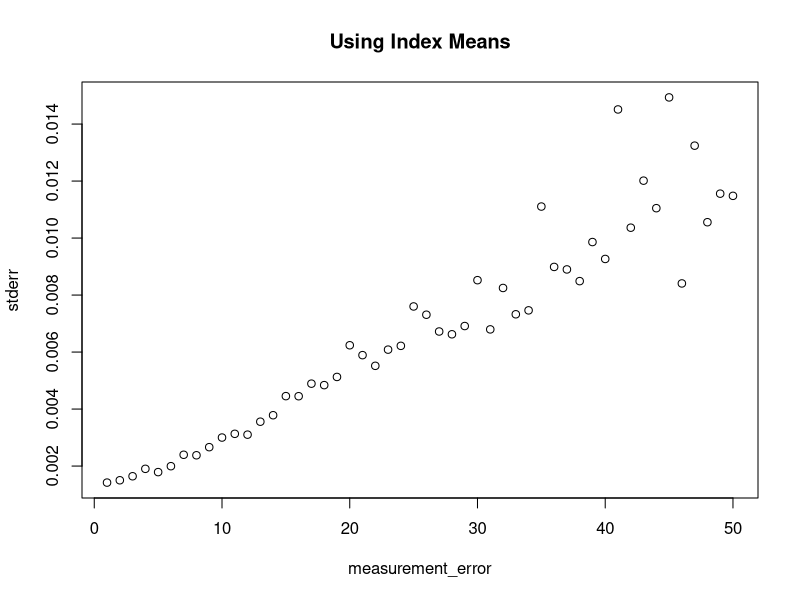
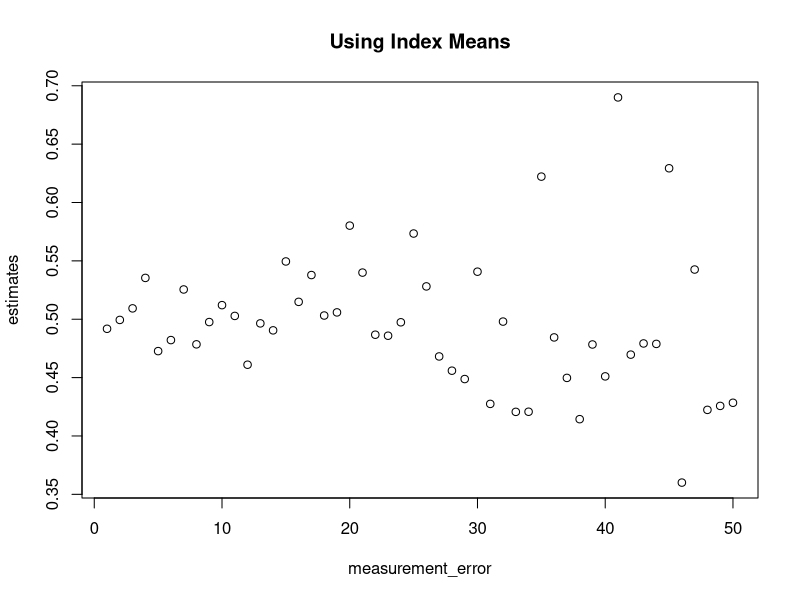
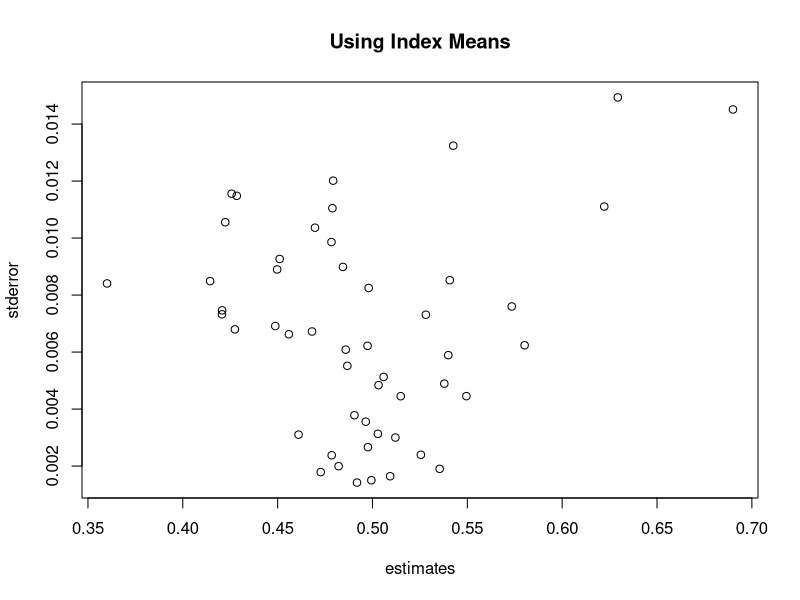
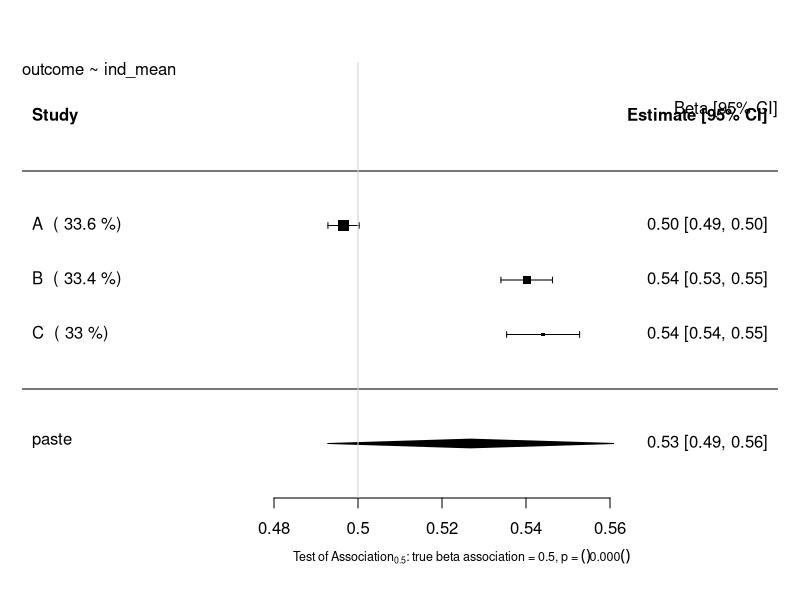
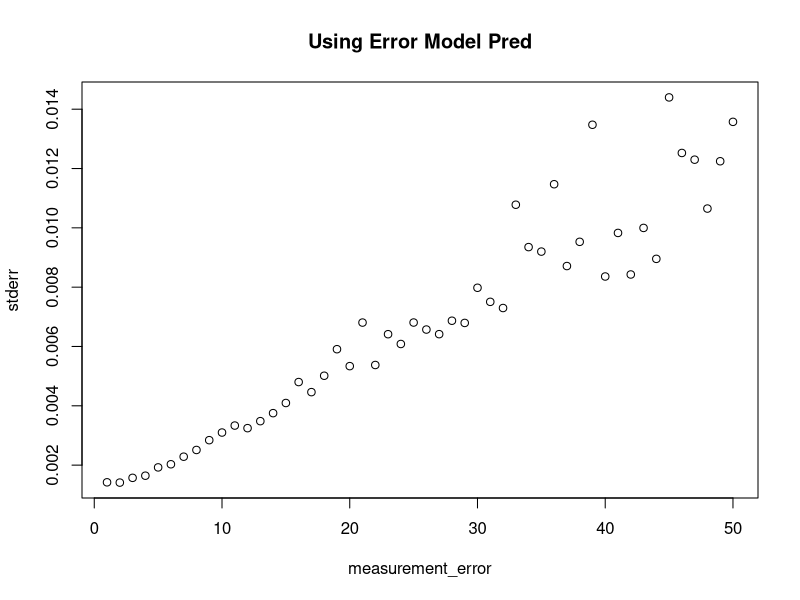
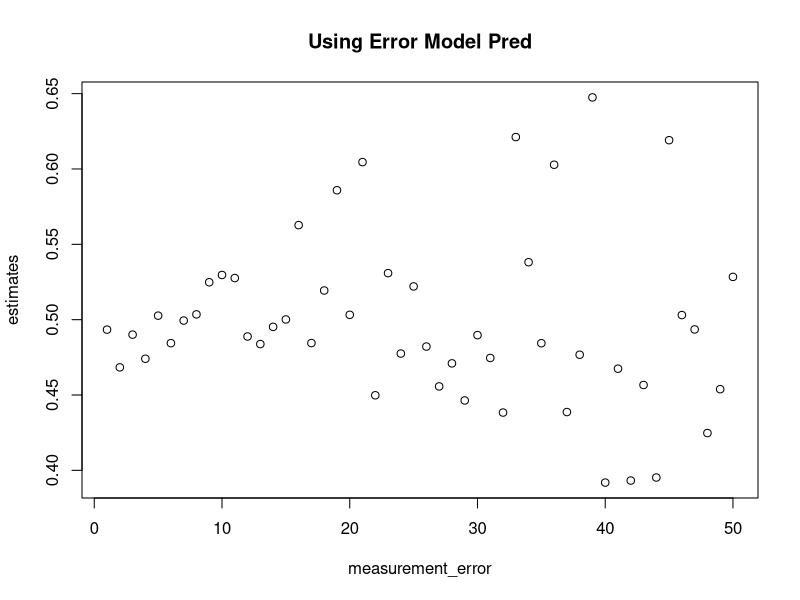
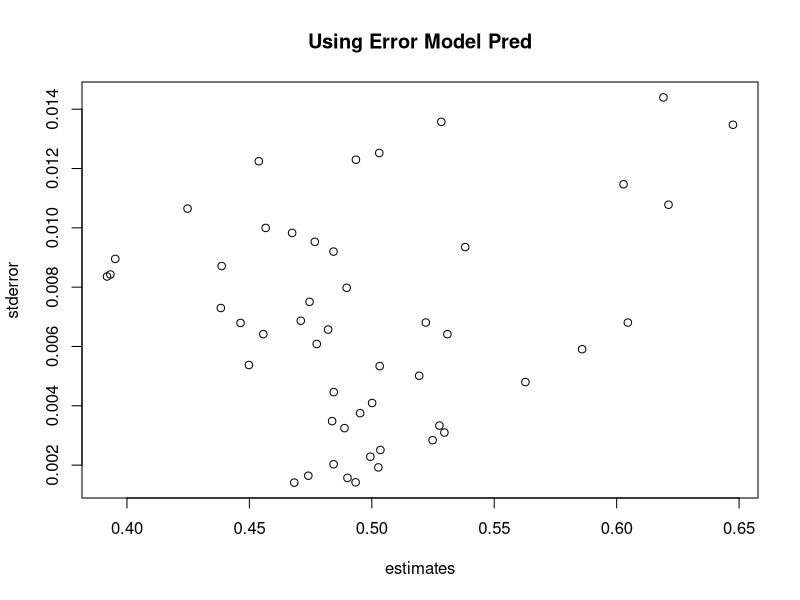
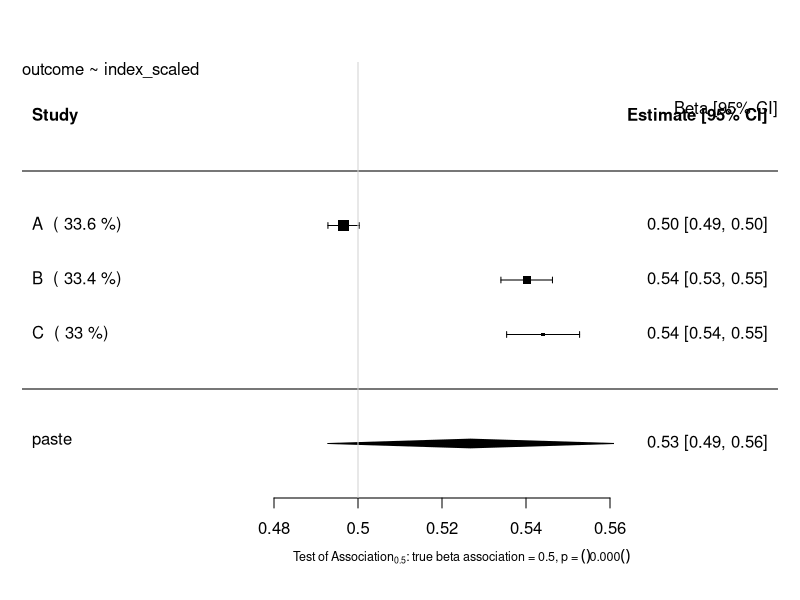

Reproduce these figures in R, in order. (Note: this script raises an error after producing the figures.)
# Investigation into Data Agreement as Weighting System
## Author: Paul Scherer
##         Tom Bishop
## Institute: University of Cambridge MRC Epidemiology Unit 
## Date: 4.09.2017

# Set up the Data
library(ggplot2)
library(reshape2)
library(parallel)
library(stats)
library(metafor)

# Set save point for the plots
setwd("U:/workspace/paee_harmonisation/Reweighting/plots")

# Raw Data Set Properties
trueBeta = 0.5
constant = 20

study_size = 20000
raw_mean = 40
raw_stdev = 15

# Simple creation of the raw data and the related outcome without error
raw_data = data.frame(gold = rnorm(n = study_size, mean = raw_mean, sd = raw_stdev))
raw_data$outcome = (trueBeta*raw_data$gold) + constant

###############################################################################
########################### Functions #########################################
###############################################################################
createStudyData <- function(raw_data, measurement_error, number_of_indices){
    exposure_error = rnorm(n = study_size, mean = 0, sd = measurement_error)
    raw_data$exposure_measured = raw_data$gold + exposure_error
    raw_data$index = cut_number(x = raw_data$exposure_measured,n = number_of_indices, labels =FALSE)
    raw_data$index = as.factor(raw_data$index)
    raw_data = raw_data[with(raw_data, order(index)),]
    return(raw_data)
}

createValidationData <- function(val_size, measurement_error, number_of_indices) {
    validation_data = data.frame(gold =  rnorm(n = val_size, mean = raw_mean, sd = raw_stdev))
    exposure_error = rnorm(n = val_size, mean = 0, sd = measurement_error)
    validation_data$exposure_measured = validation_data$gold + exposure_error
    validation_data$index = cut_number(x = validation_data$exposure_measured,n = number_of_indices, labels =FALSE)
    validation_data$index = as.factor(validation_data$index)
    return (validation_data)
}

createMeansList <- function(data, number_of_indices) {
    meansList = vector(mode="list", length = number_of_indices)
    for (i in 1:number_of_indices) {
        meansList[i] = mean(unname(unlist((split(x=data$gold, f= as.factor(data$index)))[i])))
    }
    return(meansList)
}



#######################################################################################
######################## Before Any Changes to the Process (MEANS) ####################
#######################################################################################
# General Parameters
numLevels = 4
validation_size = 400
upperbound = 50
## Graphing Standard Error as a function of Measurement Error
std_error = vector("numeric", length = upperbound)
estimates_graph = vector("numeric", length = upperbound)
for (measurement_error_counter in 1:upperbound) {
    studyData_graph = createStudyData(raw_data = raw_data, measurement_error = measurement_error_counter, number_of_indices = numLevels)
    validation_data_graph = createValidationData(val_size = validation_size, measurement_error = measurement_error_counter, number_of_indices = numLevels )
    validation_means_graph = createMeansList(validation_data_graph, numLevels)

    studyData_graph$ind_mean <- unlist(lapply(X=studyData_graph$index, FUN=function(index_val){
        output =  validation_means_graph[index_val]
    }))
    lm_graph <- lm(formula=outcome~ind_mean, data=studyData_graph)
    estimate_graph = lm_graph$coefficients["ind_mean"]
    stdError_graph = summary(lm_graph)$coefficients["ind_mean","Std. Error"]

    estimates_graph[measurement_error_counter] = estimate_graph
    std_error[measurement_error_counter] = stdError_graph

}
plot(x = (1:upperbound), y = std_error, xlab = "measurement_error", ylab = "stderr", main = "Using Index Means")
plot(x = (1:upperbound), y = estimates_graph, xlab = "measurement_error", ylab = "estimates", main = "Using Index Means")
plot(x = estimates_graph, y = std_error, xlab = "estimates", ylab = "stderror", main = "Using Index Means")


# Study A
measureError_A = 5
studyData_A = createStudyData(raw_data = raw_data, measurement_error = measureError_A, number_of_indices = numLevels)
validation_data_A = createValidationData(val_size = validation_size, measurement_error = measureError_A, number_of_indices = numLevels )
validation_means_A = createMeansList(validation_data_A, numLevels)

# Study B
measureError_B = 10
studyData_B = createStudyData(raw_data = raw_data, measurement_error = measureError_B, number_of_indices = numLevels)
validation_data_B = createValidationData(val_size = validation_size, measurement_error = measureError_B, number_of_indices = numLevels )
validation_means_B = createMeansList(validation_data_B, numLevels)

# Study C
measureError_C = 15
studyData_C = createStudyData(raw_data = raw_data, measurement_error = measureError_C, number_of_indices = numLevels)
validation_data_C = createValidationData(val_size = validation_size, measurement_error = measureError_C, number_of_indices = numLevels )
validation_means_C = createMeansList(validation_data_C, numLevels)

## Transformation and Regression using Index Means
# Study A
studyData_A$ind_mean <- unlist(lapply(X=studyData_A$index, FUN=function(index_val){
    output =  validation_means_A[index_val]
}))
lm_A <- lm(formula=outcome~ind_mean, data=studyData_A)
estimate_A = lm_A$coefficients["ind_mean"]
stdError_A = summary(lm_A)$coefficients["ind_mean","Std. Error"]

# Study B
studyData_B$ind_mean <- unlist(lapply(X=studyData_B$index, FUN=function(index_val){
    output =  validation_means_B[index_val]
}))
lm_B <- lm(formula=outcome~ind_mean, data=studyData_B)
estimate_B = lm_B$coefficients["ind_mean"]
stdError_B = summary(lm_B)$coefficients["ind_mean","Std. Error"]

# Study C
studyData_C$ind_mean <- unlist(lapply(X=studyData_C$index, FUN=function(index_val){
    output =  validation_means_C[index_val]
}))
lm_C <- lm(formula=outcome~ind_mean, data=studyData_C)
estimate_C = lm_C$coefficients["ind_mean"]
stdError_C = summary(lm_C)$coefficients["ind_mean","Std. Error"]

## Random Effects Model Forest Plot Before Reweighting
estimates = c(estimate_A, estimate_B, estimate_C)
stand_errs = c(stdError_A, stdError_B, stdError_C)
labels = c("A","B","C")
res <- rma(yi = estimates, sei = stand_errs, method='DL', slab = labels)
weights_res <- weights.rma.uni(res)

# Forest Plot
res$slab <- paste(res$slab, " (", round(weights.rma.uni(res),digits=1), "%)")
fmla = as.formula(outcome~ind_mean)
forest(res, mlab=bquote(paste('Overall (I'^2*' = ', .(round(res$I2)),'%, p = ',
    .(sprintf("%.3f", round(res$QEp,3))),')')),
xlab=bquote(paste('Test of Association'[0.5]*': true beta association = 0.5, p = ',
    .(sprintf("%.3f", round(res$pval,3))))), cex=1, cex.lab=0.75, cex.axis=1)
usr <- par("usr")
text(usr[2], usr[4], "Beta [95% CI]", adj = c(1, 4),cex=1)
text(usr[1], usr[4], paste0(gsub(paste0("Study Data","\\$"),"", deparse(fmla)),collapse="\n"), adj = c( 0, 1 ),cex=1, main = "Using Index Means")
abline(v = 0.5, col = "lightgray")






#######################################################################################
######################## Using Error Model Esque Scale it to Gold #####################
#######################################################################################
# Obviously the same as the means.

numLevels = 4
validation_size = 400

## Plotting Bit
## Graphing Standard Error as a function of Measurement Error
std_error = vector("numeric", length = upperbound)
estimates_graph = vector("numeric", length = upperbound)
for (measurement_error_counter in 1:upperbound) {
    studyData_graph = createStudyData(raw_data = raw_data, measurement_error = measurement_error_counter, number_of_indices = numLevels)
    validation_data_graph = createValidationData(val_size = validation_size, measurement_error = measurement_error_counter, number_of_indices = numLevels )

    # Find Error Model
    index_transformation = as.formula(gold ~ index)
    lambda_lm_graph <- lm(formula=index_transformation, data=validation_data_graph)
    new = data.frame(index = studyData_graph$index)
    studyData_graph$index_scaled = predict(lambda_lm_graph, newdata = new)

    # Use Error Model to Scale Index to Gold
    lm_graph <- lm(formula=outcome~index_scaled, data=studyData_graph)
    estimate_graph = lm_graph$coefficients["index_scaled"]
    stdError_graph = summary(lm_graph)$coefficients["index_scaled","Std. Error"]

    estimates_graph[measurement_error_counter] = estimate_graph
    std_error[measurement_error_counter] = stdError_graph
}
plot(x = (1:upperbound), y = std_error, xlab = "measurement_error", ylab = "stderr", main = "Using Error Model Pred")
plot(x = (1:upperbound), y = estimates_graph, xlab = "measurement_error", ylab = "estimates", main = "Using Error Model Pred")
plot(x = estimates_graph, y = std_error, xlab = "estimates", ylab = "stderror", main = "Using Error Model Pred")



# # Study A
# measureError_A = 5
# studyData_A = createStudyData(raw_data = raw_data, measurement_error = measureError_A, number_of_indices = numLevels)
# validation_data_A = createValidationData(val_size = validation_size, measurement_error = measureError_A, number_of_indices = numLevels )
# validation_means_A = createMeansList(validation_data_A, numLevels)

# # Study B
# measureError_B = 10
# studyData_B = createStudyData(raw_data = raw_data, measurement_error = measureError_B, number_of_indices = numLevels)
# validation_data_B = createValidationData(val_size = validation_size, measurement_error = measureError_B, number_of_indices = numLevels )
# validation_means_B = createMeansList(validation_data_B, numLevels)

# # Study C
# measureError_C = 60
# studyData_C = createStudyData(raw_data = raw_data, measurement_error = measureError_C, number_of_indices = numLevels)
# validation_data_C = createValidationData(val_size = validation_size, measurement_error = measureError_C, number_of_indices = numLevels )
# validation_means_C = createMeansList(validation_data_C, numLevels)


## Transformation of Indexes to Gold Scale
index_transformation = as.formula(gold ~ index)
# Study A
lambda_lm_A <- lm(formula=index_transformation, data=validation_data_A)
new = data.frame(index = studyData_A$index)
studyData_A$index_scaled = predict(lambda_lm_A, newdata = new)

studyData_A$ind_mean <- unlist(lapply(X=studyData_A$index, FUN=function(index_val){
    output =  validation_means_A[index_val]
}))

# Study B
lambda_lm_B <- lm(formula=index_transformation, data=validation_data_B)
new = data.frame(index = studyData_B$index)
studyData_B$index_scaled = predict(lambda_lm_B, newdata = new)

studyData_B$ind_mean <- unlist(lapply(X=studyData_B$index, FUN=function(index_val){
    output =  validation_means_B[index_val]
}))

# Study C
lambda_lm_C <- lm(formula=index_transformation, data=validation_data_C)
new = data.frame(index = studyData_C$index)
studyData_C$index_scaled = predict(lambda_lm_C, newdata = new)

studyData_C$ind_mean <- unlist(lapply(X=studyData_C$index, FUN=function(index_val){
    output =  validation_means_C[index_val]
}))


# Study A
lm_A <- lm(formula=outcome~index_scaled, data=studyData_A)
estimate_A = lm_A$coefficients["index_scaled"]
stdError_A = summary(lm_A)$coefficients["index_scaled","Std. Error"]

# Study B
lm_B <- lm(formula=outcome~index_scaled, data=studyData_B)
estimate_B = lm_B$coefficients["index_scaled"]
stdError_B = summary(lm_B)$coefficients["index_scaled","Std. Error"]

# Study C
lm_C <- lm(formula=outcome~index_scaled, data=studyData_C)
estimate_C = lm_C$coefficients["index_scaled"]
stdError_C = summary(lm_C)$coefficients["index_scaled","Std. Error"]

## Random Effects Model Forest Plot Before Reweighting
estimates = c(estimate_A, estimate_B, estimate_C)
stand_errs = c(stdError_A, stdError_B, stdError_C)
labels = c("A","B","C")
res <- rma(yi = estimates, sei = stand_errs, method='DL', slab = labels)
weights_res <- weights.rma.uni(res)

# Forest Plot
res$slab <- paste(res$slab, " (", round(weights.rma.uni(res),digits=1), "%)")
fmla = as.formula(outcome~index_scaled)
forest(res, mlab=bquote(paste('Overall (I'^2*' = ', .(round(res$I2)),'%, p = ',
    .(sprintf("%.3f", round(res$QEp,3))),')')),
xlab=bquote(paste('Test of Association'[0.5]*': true beta association = 0.5, p = ',
    .(sprintf("%.3f", round(res$pval,3))))), cex=1, cex.lab=0.75, cex.axis=1)
usr <- par("usr")
text(usr[2], usr[4], "Beta [95% CI]", adj = c(1, 4),cex=1)
text(usr[1], usr[4], paste0(gsub(paste0("Study Data","\\$"),"", deparse(fmla)),collapse="\n"), adj = c( 0, 1 ),cex=1, main = "Using Error Model of Gold~Index")
abline(v = 0.5, col = "lightgray")



# plot(x = studyData_A$outcome, y = studyData_A$ind_mean, xlab = "outcome", ylab = "indexGolded", main = "Comparing Means and Pred A", col = "red")
# points(x = studyData_A$outcome, y = studyData_A$index_scaled, col = "green")

# plot(x = studyData_B$outcome, y = studyData_B$ind_mean, xlab = "outcome", ylab = "indexGolded", main = "Comparing Means and Pred B", col = "red")
# points(x = studyData_B$outcome, y = studyData_B$index_scaled, col = "green")

# plot(x = studyData_C$outcome, y = studyData_C$ind_mean, xlab = "outcome", ylab = "indexGolded", main = "Comparing Means and Pred C", col = "red")
# points(x = studyData_C$outcome, y = studyData_C$index_scaled, col = "green")

#######################################################################################
######################## Using Index Means Esque Scale it to Gold #####################
############################## Also Regression Calibration ############################
#######################################################################################
# Obviously the same as the means.

numLevels = 4
validation_size = 400

## Plotting Bit
## Graphing Standard Error as a function of Measurement Error
std_error = vector("numeric", length = upperbound)
estimates_graph = vector("numeric", length = upperbound)
for (measurement_error_counter in 1:upperbound) {
    studyData_graph = createStudyData(raw_data = raw_data, measurement_error = measurement_error_counter, number_of_indices = numLevels)
    validation_data_graph = createValidationData(val_size = validation_size, measurement_error = measurement_error_counter, number_of_indices = numLevels )
    validation_means_graph = createMeansList(validation_data_graph, numLevels)

    studyData_graph$ind_mean <- unlist(lapply(X=studyData_graph$index, FUN=function(index_val){
        output =  validation_means_graph[index_val]
    }))

    validation_data_graph$ind_mean <- unlist(lapply(X=validation_data_graph$index, FUN=function(index_val){
        output =  validation_means_graph[index_val]
    }))

    # calculate lambda
    lambda_lm_graph = lm(formula = gold~ind_mean, data = validation_data_graph)
    lambda_graph = lambda_lm_graph$coefficients["ind_mean"]
    lambda_stdError_graph = summary(lambda_lm_graph)$coefficients["ind_mean","Std. Error"]

    # calculate beta hat
    lm_graph <- lm(formula=outcome~ind_mean, data=studyData_graph)
    estimate_graph = lm_graph$coefficients["ind_mean"]
    stdError_graph = summary(lm_graph)$coefficients["ind_mean","Std. Error"]

    # recalibrate the standard error using delta function
    variance_beta = (sqrt(validation_size) * summary(lm_graph)$coefficients["ind_mean","Std. Error"])^2
    #variance_beta = summary(lm_graph)$sigma**2
    # variance_beta = (summary(lm_graph)$coefficients["ind_mean","Std. Error"])^2
    lambda_pure = unlist(unname(lambda_lm_graph$coefficients["ind_mean"]))
    beta_lambda_div_sq = (unname(unlist(lm_graph$coefficients["ind_mean"]/(lambda_lm_graph$coefficients["ind_mean"])^2)))^2
    var_lambda = (sqrt(validation_size) * summary(lambda_lm_graph)$coefficients["ind_mean","Std. Error"])^2
    delta_variance = (variance_beta / (lambda_pure)^2) + (beta_lambda_div_sq * var_lambda)
    delta_stdError_graph = sqrt(delta_variance)/sqrt(validation_size) 
    delta_stdError_graph = sqrt(delta_variance)

    estimates_graph[measurement_error_counter] = estimate_graph/lambda_graph
    std_error[measurement_error_counter] = delta_stdError_graph
}

plot(x = (1:upperbound), y = std_error, xlab = "measurement_error", ylab = "stderr", main = "Using Index Means Regression Calibration")
plot(x = (1:upperbound), y = estimates_graph, xlab = "measurement_error", ylab = "estimates", main = "Using Index Means Regression Calibration")
plot(x = estimates_graph, y = std_error, xlab = "estimates", ylab = "stderror", main = "Using Index Means Regression Calibration")


## Calculate the lambdas
# Study A
# all have study indmean already
lambda_lm_A = lm(formula = gold~ind_mean, data = validation_data_A)
lambda_A = lambda_lm_A$coefficients["ind_mean"]

# calculate the corrected standard error
var_Beta = (sqrt(validation_size) * summary(lm_A)$coefficients["measured_x","Std. Error"])^2
#var_Beta = summary(lm_A)$sigma**2
# var_Beta = (summary(lm_A)$coefficients["measured_x","Std. Error"])^2
lambda_pure = unlist(unname(lambda_lm_A$coefficients["measured_x"]))
beta_lambda_div_sq = (unname(unlist(lm_A$coefficients["measured_x"]/(lambda_lm_A$coefficients["measured_x"])^2)))^2
var_lambda = (sqrt(validation_size) * summary(lambda_lm_A)$coefficients["measured_x","Std. Error"])^2
delta_variance = (var_Beta / (lambda_pure)^2) + (beta_lambda_div_sq * var_lambda)
delta_stdError_A = sqrt(delta_variance)/sqrt(validation_size) 
delta_stdError_A = sqrt(delta_variance)


# Study B
lambda_lm_B = lm(formula = gold~ind_mean, data = validation_data_B)
lambda_B = lambda_lm_B$coefficients["ind_mean"]

var_lambda = (sqrt(validation_size) * summary(lambda_lm_B)$coefficients["measured_x","Std. Error"])^2
var_Beta = (sqrt(validation_size) * summary(lm_B)$coefficients["measured_x","Std. Error"])^2
#var_Beta = summary(lm_A)$sigma**2
# var_Beta = (summary(lm_A)$coefficients["measured_x","Std. Error"])^2
lambda_pure = unlist(unname(lambda_lm_B$coefficients["measured_x"]))
beta_lambda_div_sq = (unname(unlist(lm_B$coefficients["measured_x"]/(lambda_lm_B$coefficients["measured_x"])^2)))^2
delta_variance = (var_Beta / (lambda_pure)^2) + beta_lambda_div_sq * var_lambda
delta_stdError_B = sqrt(delta_variance)/sqrt(validation_size) 
delta_stdError_B = sqrt(delta_variance)


# Study C
lambda_lm_C = lm(formula = gold~ind_mean, data = validation_data_C)
lambda_C = lambda_lm_C$coefficients["ind_mean"]

var_lambda = (sqrt(validation_size) * summary(lambda_lm_C)$coefficients["measured_x","Std. Error"])^2
var_Beta = (sqrt(validation_size) * summary(lm_C)$coefficients["measured_x","Std. Error"])^2
#var_Beta = summary(lm_A)$sigma**2
# var_Beta = (summary(lm_A)$coefficients["measured_x","Std. Error"])^2
lambda_pure = unlist(unname(lambda_lm_C$coefficients["measured_x"]))
beta_lambda_div_sq = (unname(unlist(lm_C$coefficients["measured_x"]/(lambda_lm_C$coefficients["measured_x"])^2)))^2
delta_variance = (var_Beta / (lambda_pure)^2) + beta_lambda_div_sq * var_lambda
delta_stdError_C = sqrt(delta_variance)/sqrt(validation_size) 
delta_stdError_C = sqrt(delta_variance)

corrected_estimate_A = estimate_A / lambda_A
corrected_estimate_B = estimate_B / lambda_B
corrected_estimate_C = estimate_C / lambda_C


## Random Effects Model Forest Plot After Regression Calibration
estimates = c(corrected_estimate_A, corrected_estimate_B, corrected_estimate_C)
stand_errs = c(delta_stdError_A, delta_stdError_B, delta_stdError_C)
labels = c("A","B","C")
res <- rma(yi = estimates, sei = stand_errs, method='DL', slab = labels)
weights_res <- weights.rma.uni(res)

# Forest Plot
res$slab <- paste(res$slab, " (", round(weights.rma.uni(res),digits=1), "%)")
fmla = as.formula(y~harmonised_x)
forest(res, mlab=bquote(paste('Overall (I'^2*' = ', .(round(res$I2)),'%, p = ',
    .(sprintf("%.3f", round(res$QEp,3))),')')),
xlab=bquote(paste('Test of Association'[0.5]*': true beta association = 0.5, p = ',
    .(sprintf("%.3f", round(res$pval,3))))), cex=1, cex.lab=0.75, cex.axis=1, main = "After Regression Calibration")
usr <- par("usr")
text(usr[2], usr[4], "Beta [95% CI]", adj = c(1, 4),cex=1)
text(usr[1], usr[4], paste0(gsub(paste0("Study Data","\\$"),"", deparse(fmla)),collapse="\n"), adj = c( 0, 1 ),cex=1)
abline(v = 0.5, col = "lightgray")
